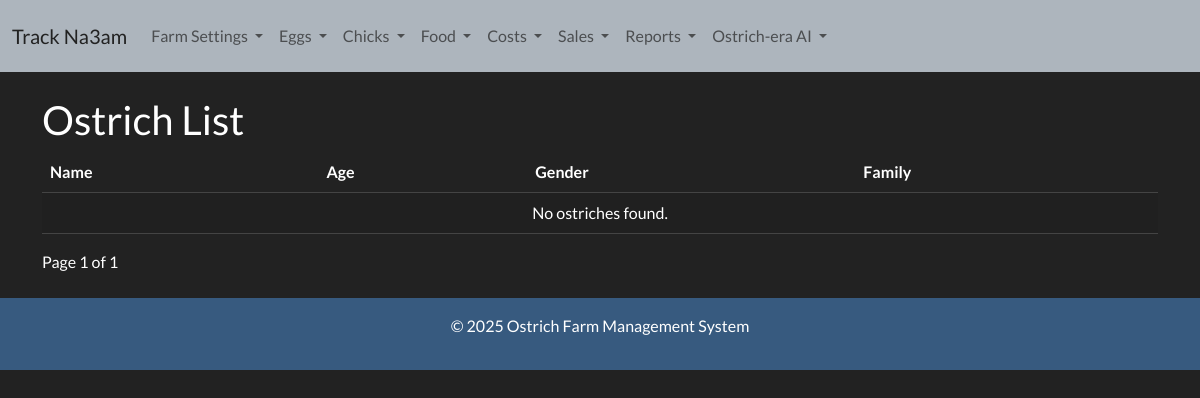
The page /farm_settings/ostriches/ on the database as committed earlier.
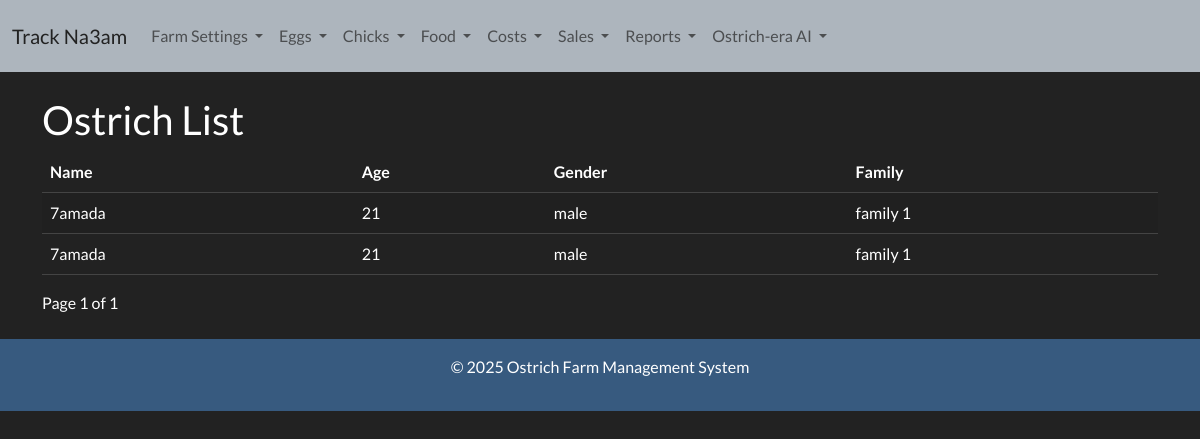
The same page on the database as committed later.
### ostrich/models.py (models this page shows, shortened)
class Ostrich(models.Model):
    gender_choices= (
        ('male','male'),
        ('female','female')
    )
    existance_choices = (
        ('exists','exists'),
        ('sold', 'sold'),
        ('slaughtered','Slaughtered')
    )
    family = models.ForeignKey(Family, on_delete=models.CASCADE, related_name='ostriches')
    name = models.CharField(max_length=100)
    age = models.IntegerField(blank=True, null=True)
    gender = models.CharField(max_length= 100, choices = gender_choices, null=True)
    status = models.CharField(max_length= 100, default="exists",choices = existance_choices, null=True)

class Family(models.Model):
    Family_name = models.CharField(max_length=100, null=True)
    pitch = models.ForeignKey(Pitch, on_delete=models.CASCADE, related_name='families')

### ostrich/views.py (the view)
# urls.py: path('farm_settings/ostriches/', views.ostrich_list, name='ostrich_list'),
def ostrich_list(request):
    ostriches = Ostrich.objects.all().filter(status = 'exists').order_by('family__Family_name', 'name')
    paginator = Paginator(ostriches, 10)  # Show 10 ostriches per page
    page_number = request.GET.get('page')
    page_ostriches = paginator.get_page(page_number)
    return render(request, 'farm_settings/ostrich_list.html', {'ostriches': page_ostriches})

### templates/farm_settings/ostrich_list.html (shortened to what this page needs)
{% extends 'base.html' %}
{% block content %}
<h2>Ostrich List</h2>
<table class="table table-striped">
    <thead>
        <tr>
            <th>Name</th>
            <th>Age</th>
            <th>Gender</th>
            <th>Family</th>
        </tr>
    </thead>
    <tbody>
        {% for ostrich in ostriches %}
        <tr>
            <td>{{ ostrich.name }}</td>
            <td>{{ ostrich.age }}</td>
            <td>{{ ostrich.gender }}</td>
            <td>{{ ostrich.family.Family_name }}</td>
        </tr>
        {% empty %}
        <tr>
            <td colspan="4" class="text-center">No ostriches found.</td>
        </tr>
        {% endfor %}
    </tbody>
</table>
<div class="pagination">
    <span>Page {{ ostriches.number }} of {{ ostriches.paginator.num_pages }}</span>
</div>
{% endblock %}

Rows that differ between the two databases and show on the page:
added Ostrich: name "7amada", age "21", gender "male", family.Family_name "family 1"
added Ostrich: name "7amada", age "21", gender "male", family.Family_name "family 1"
Other text that changed with them:
text no longer shown: "No ostriches found."
